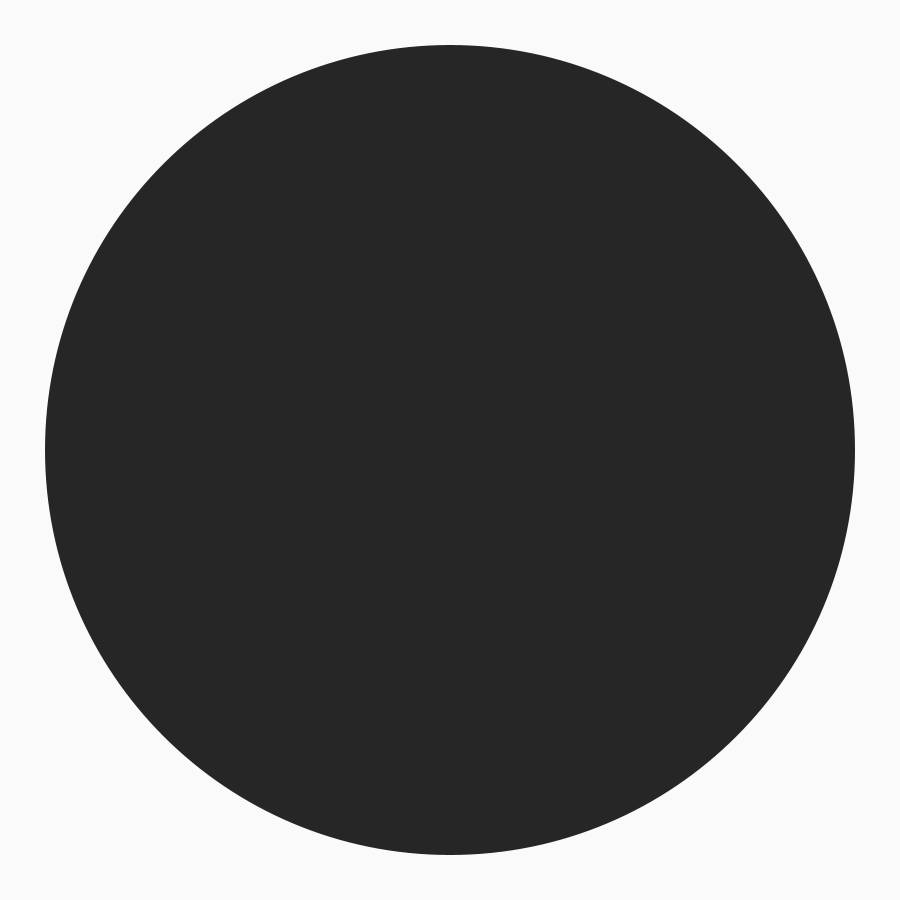
Frame 1 (no input)
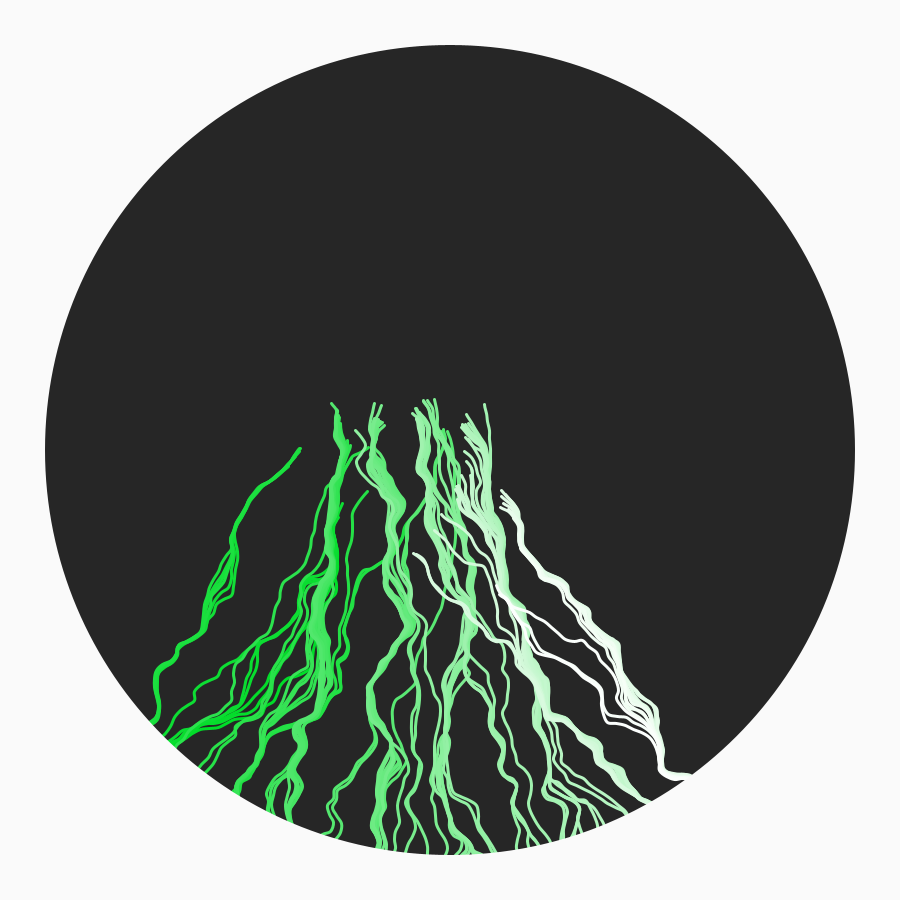
Frame 60 (the mouse pressed at the canvas centre just before this capture)
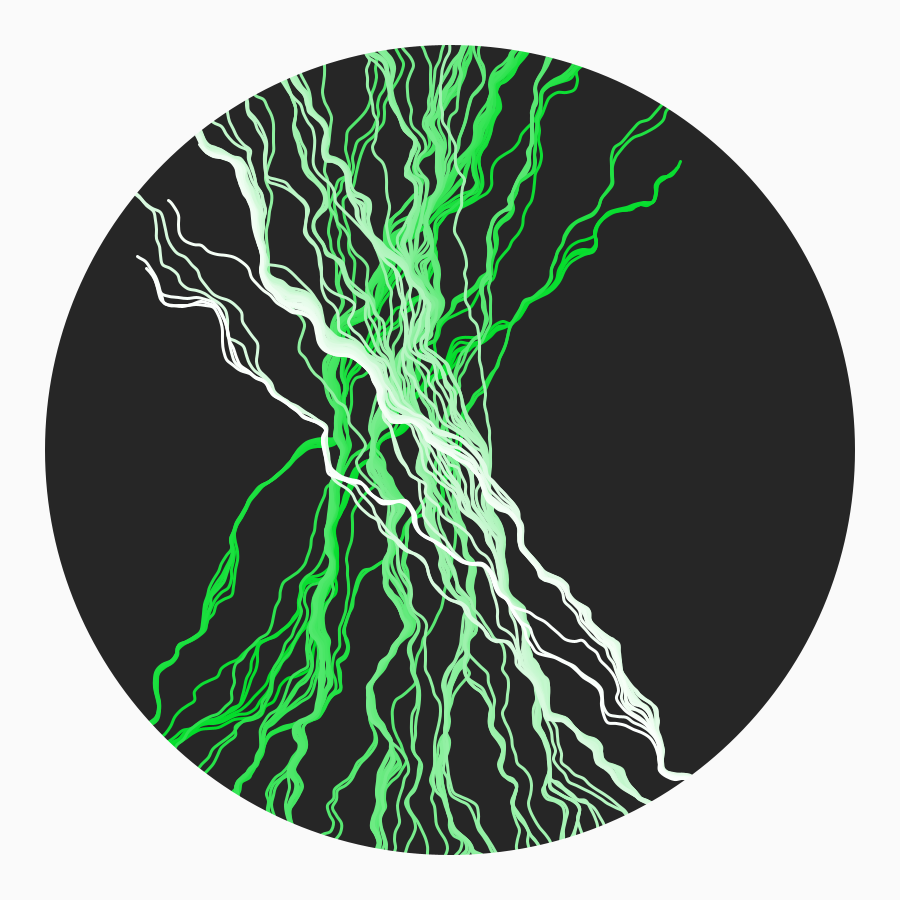
Frame 120 (the mouse held since frame 60 and released just before this capture)

The Processing sketch that drew these frames (run headless with seeded random() and noise(); from frame 60 on, the mouse is pressed at the canvas centre):

// Processing sketch: wander
// ── wander.pde
PGraphics mask, content;
float maskScale = 0.9f;
color bg = color(250);

Wanderer[] wanderers;
int wandererCount = 100;

void setup() {
  size(900,900);
  smooth(16);
  wanderers = new Wanderer[wandererCount];   
  for(int i = 0; i < wandererCount; i++) {
    wanderers[i] = new Wanderer((width / wandererCount) * i, height);
  }
  
  mask = createGraphics(width, height);
  content = createGraphics(width, height);
  content.smooth(16);
  createMask();
}

void draw() {
  background(bg);
  
  content.beginDraw();
  drawContent();
  content.endDraw();


  // get an imge out of our content...
  PImage temp = content.get();

  //mask image
  temp.mask(mask);

  //dispay it
  image(temp, 0, 0);
}

void drawContent() {
  content.background(38);

  for(int i = 0; i < wandererCount; i++) {
    wanderers[i].show(content);    
  }
  
}


void createMask() {
   // draw a circle as a mask
  mask.beginDraw();
  mask.background(0);
  mask.noStroke();
  mask.fill(255);
  mask.ellipse(width/2, height/2, width * maskScale, height * maskScale);
  mask.endDraw();
}
// ── Wanderer.pde
class Wanderer
{
  ArrayList<PVector> positions = new ArrayList<PVector>();
  
  PVector pos;
  PVector dir;
  
  color start;
  color end;
  color col;
  
  float stepScale = 9f;//40.0f;
  float noiseScale = 0.05f;
  float strokeWeight = 3.0f;
  
  Wanderer(float x, float y)
  {
    pos = new PVector(x, y);
    positions.add(new PVector(x, y));
    start = color(0, 220, 40);
    end = color(255, 255, 255);
    
    
    col = lerpColor(start, end, map(x, 0, width, 0, 1.0f));
    PVector mid = new PVector(width/2, height/2);
    dir = PVector.sub(mid, pos);
    dir.normalize();
  }
    
  void show(PGraphics g)
  {
    float ang = noise(pos.x * noiseScale, pos.y * noiseScale);
    ang = map(ang, 0, 1.0f, -PI/2, PI/2);
    PVector step = new PVector(dir.x, dir.y);
    step.rotate(ang);
    step.mult(stepScale);
    pos.add(step);
    
    positions.add(new PVector(pos.x, pos.y));
    g.noFill();
    g.strokeWeight(strokeWeight);
    g.stroke(col);
    g.beginShape();
    for(int i = 0; i < positions.size(); i++) {
      PVector thisPos = positions.get(i);
      g.curveVertex(thisPos.x, thisPos.y);
      //g.curveVertex(thisPos.x, thisPos.y);
    }
    g.endShape();
  }
  
}
